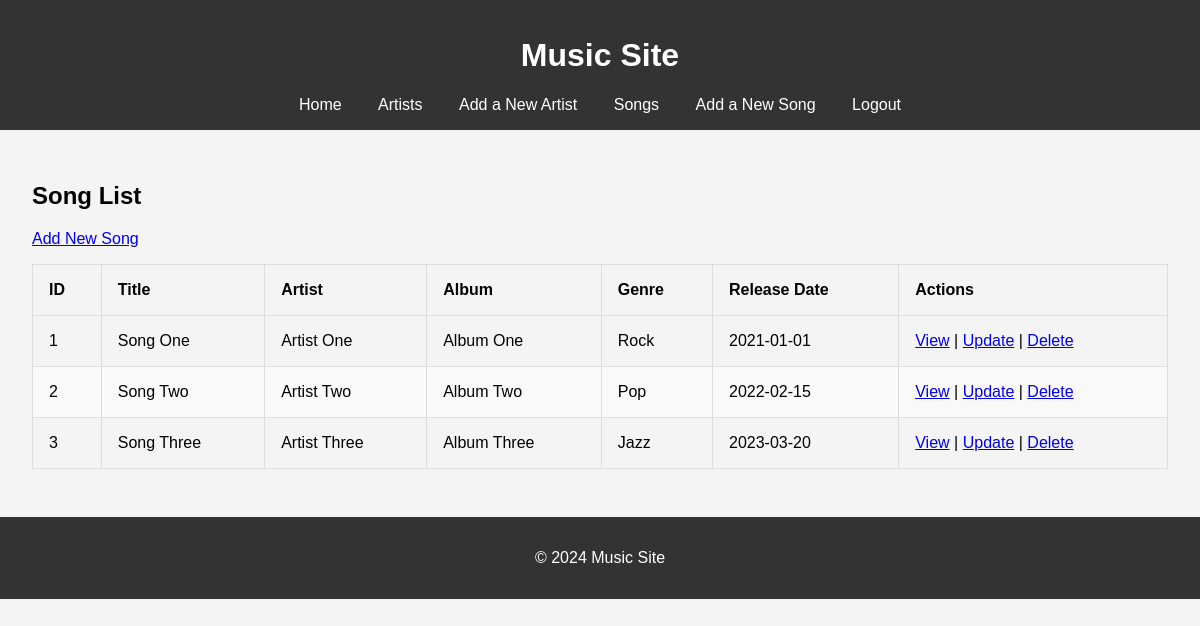
The app's page /controllers/SongController.php?action=list with its own data.
### tables this page shows
CREATE TABLE songs (
    id INT AUTO_INCREMENT PRIMARY KEY,
    title VARCHAR(255) NOT NULL,
    artist_id INT,
    album VARCHAR(255),
    genre VARCHAR(255),
    release_date DATE,
    FOREIGN KEY (artist_id) REFERENCES artists(id) ON DELETE SET NULL
);

CREATE TABLE artists (
    id INT AUTO_INCREMENT PRIMARY KEY,
    name VARCHAR(255) NOT NULL
);

### models/Song.php (called while the page is built, shortened)
<?php
class Song {
    private $conn;
    private $table_name = 'songs';
    public function __construct($db) {
        $this->conn = $db;
    }
    public function getAllSongs() {
        $query = "SELECT songs.id, songs.title, songs.album, songs.genre, songs.release_date, artists.name
                  FROM " . $this->table_name . "
                  LEFT JOIN artists ON songs.artist_id = artists.id";
        $stmt = $this->conn->prepare($query);
        $stmt->execute();
        return $stmt;
    }
}
?>

### views/song_list.php (the view)
<?php include __DIR__ . '/../views/layout/header.php'; ?>
<h2>Song List</h2>
<a href="../views/add_song.php">Add New Song</a>
<table border="1" cellpadding="10">
    <thead>
        <tr>
            <th>ID</th>
            <th>Title</th>
            <th>Artist</th>
            <th>Album</th>
            <th>Genre</th>
            <th>Release Date</th>
            <th>Actions</th>
        </tr>
    </thead>
    <tbody>
        <?php while ($song = $songs->fetch(PDO::FETCH_ASSOC)): ?>
            <tr>
                <td><?php echo htmlspecialchars($song['id']); ?></td>
                <td><?php echo htmlspecialchars($song['title']); ?></td>
                <td><?php echo htmlspecialchars($song['name']); ?></td>
                <td><?php echo htmlspecialchars($song['album']); ?></td>
                <td><?php echo htmlspecialchars($song['genre']); ?></td>
                <td><?php echo htmlspecialchars($song['release_date']); ?></td>
                <td>
                    <a href="../controllers/SongController.php?action=view&id=<?php echo $song['id']; ?>">View</a> |
                    <a href="../views/add_song.php?id=<?php echo $song['id']; ?>&action=update">Update</a> |
                    <a href="../controllers/SongController.php?action=delete&id=<?php echo $song['id']; ?>" onclick="return confirm('Are you sure you want to delete this song?');">Delete</a>
                </td>
            </tr>
        <?php endwhile; ?>
    </tbody>
</table>
<?php include __DIR__ . '/../views/layout/footer.php'; ?>

### controllers/SongController.php (shortened to what this page needs)
<?php
require_once __DIR__ . '/../models/Song.php';
$database = new Database();
$db = $database->Connect();
$song = new Song($db);
$action = isset($_GET['action']) ? $_GET['action'] : 'list';
switch ($action) {
    case 'list':
        $songs = $song->getAllSongs();
        include '../views/song_list.php';
        break;
}
?>

### views/layout/header.php (shortened to what this page needs)
<!DOCTYPE html>
<html>
<head>
    <link rel="stylesheet" href="/musicWebsite/views/layout/style.css">
</head>
<body>
    <header>
        <h1>Music Site</h1>
        <nav>
            <a href="/musicWebsite/index.php">Home</a>
            <a href="/musicWebsite/controllers/ArtistController.php?action=list">Artists</a>
            <a href="/musicWebsite/views/add_artist.php">Add a New Artist</a>
            <a href="/musicWebsite/controllers/SongController.php?action=list">Songs</a>
            <a href="/musicWebsite/views/add_song.php">Add a New Song</a>
            <a href="/musicWebsite/controllers/AuthController.php?action=logout">Logout</a>
        </nav>
    </header>
    <main>

### views/layout/footer.php
</main>
    <footer>
        <p>&copy; 2024 Music Site</p>
    </footer>
</body>
</html>

### views/layout/style.css (style rules this page uses)
body { font-family: Arial, sans-serif; margin: 0; padding: 0; background-color: #f4f4f4; }
header, footer { background-color: #333; color: #fff; padding: 1rem; text-align: center; }
nav a { margin: 0 1rem; color: #fff; text-decoration: none; }
main { padding: 2rem; }
table { width: 100%; border-collapse: collapse; margin: 1rem 0; }
table, th, td { border: 1px solid #ddd; }
th, td { padding: 1rem; text-align: left; }
tr:nth-child(even) { background-color: #f9f9f9; }

### records on screen
songs: id "1", title "Song One", artist.name "Artist One", album "Album One", genre "Rock", release_date "2021-01-01"
songs: id "2", title "Song Two", artist.name "Artist Two", album "Album Two", genre "Pop", release_date "2022-02-15"
songs: id "3", title "Song Three", artist.name "Artist Three", album "Album Three", genre "Jazz", release_date "2023-03-20"
